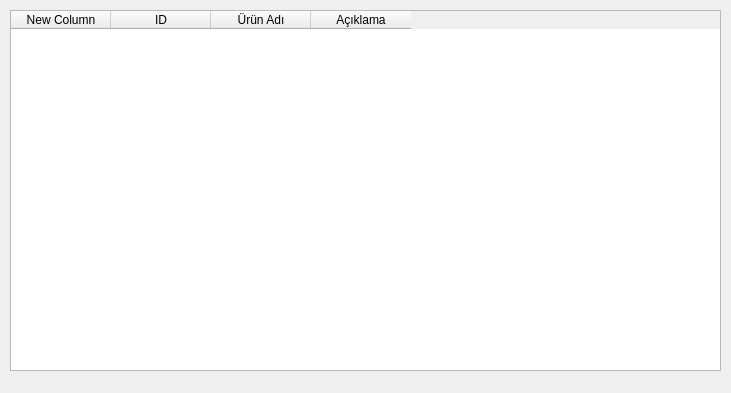
<?xml version="1.0" encoding="UTF-8"?>
<ui version="4.0">
 <class>Form</class>
 <widget class="QWidget" name="Form">
  <property name="geometry">
   <rect>
    <x>0</x>
    <y>0</y>
    <width>731</width>
    <height>393</height>
   </rect>
  </property>
  <property name="windowTitle">
   <string>Form</string>
  </property>
  <widget class="QTableWidget" name="tableWidget">
   <property name="geometry">
    <rect>
     <x>10</x>
     <y>10</y>
     <width>711</width>
     <height>361</height>
    </rect>
   </property>
   <column>
    <property name="text">
     <string>New Column</string>
    </property>
   </column>
   <column>
    <property name="text">
     <string>ID</string>
    </property>
   </column>
   <column>
    <property name="text">
     <string>Ürün Adı</string>
    </property>
   </column>
   <column>
    <property name="text">
     <string>Açıklama</string>
    </property>
   </column>
  </widget>
 </widget>
 <resources/>
 <connections/>
</ui>
